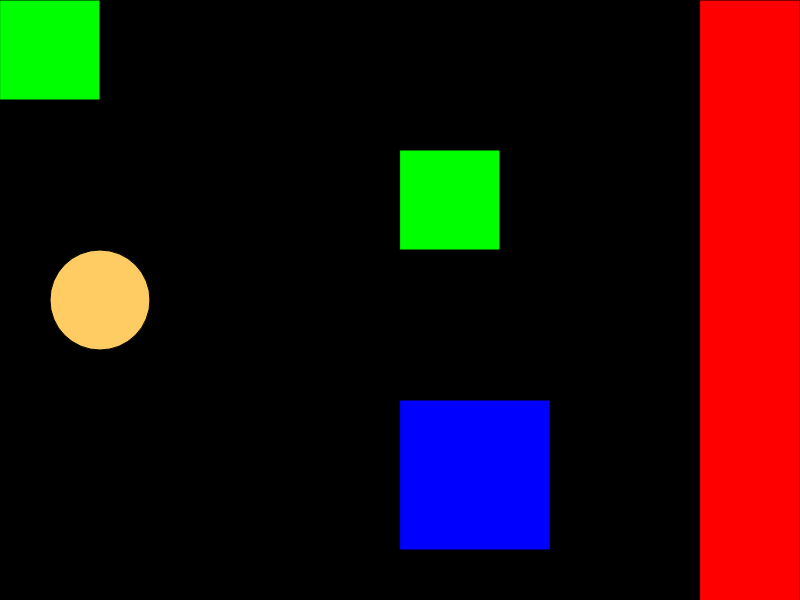
Frame 1 (no input)
Frame 60 (no input): identical to frame 1, image omitted
Frame 120 (the mouse pressed at the canvas centre since frame 60): identical to frame 1, image omitted

The p5.js sketch that drew this single still picture (run headless with seeded random() and noise() and a simulated clock; from frame 60 on, the mouse is pressed at the canvas centre):

// p5.js sketch
// ── sketch.js
var x=100
var y=300
var squarex = 0
var squarey = 0
function setup() {
  createCanvas(800, 600);
}

function draw() {
    fill(24, 200, 29);
    background(0);
    fill(255, 204, 100);
    circle(x,y,100);
    fill(255,0,0);
    rect(700,0,100,800);
    fill(0,255,0);
    square(400, 150, 100);
    fill(0,0,255);
    square(400, 400, 150);
    fill(0,255,0);
    square(squarex, squarey, 100);
    victory();

}


function keyPressed(){
    if (key == "w"){
        y -= 5;
    }
    else if (key == "s"){
        y += 5;
    }
    else if (key == "a"){
        x -= 30;
    }
    else if (key == "d"){
        x += 30;
    }
}
function victory(){
    if (x>=750){
    fill(0,255,0);
    stroke(5);
    textSize(30);
    text("You Win!", 400, 300);
    }
}    


function mouseClicked(){
    squarex = mouseX;
    squarey = mouseY;

}
// ── CC Homework 10.html
<html>

<head>
    <script src="https://cdnjs.cloudflare.com/ajax/libs/p5.js/1.1.9/p5.min.js"></script>
    <script src="sketch.js"></script>

</head>

<body>
</body>

</html>
